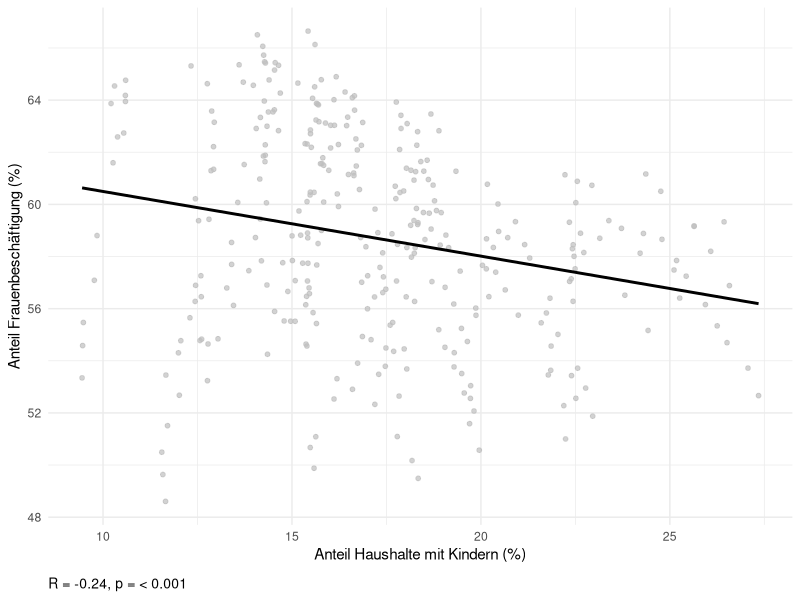

The R script that drew this image: (Note: this script raises an error after producing the figure.)
library(readxl)
library(tidyverse)
library(ggpubr)
library(ggplot2)


export_be <- read_excel("data/raw/export_be.xlsx")
be_sheet <- read_excel("data/raw/export_be.xlsx", sheet = "BEVÖLKERUNG")

export_ar <- read_excel("data/raw/export_ar.xlsx")
ar_sheet <- read_excel("data/raw/export_ar.xlsx", sheet = "ARBEITSMARKT")


all_districts_and_city <- be_sheet %>%
  filter(
    Indikator == "Haushalte mit Kindern",
    Ausprägung == "insgesamt"
  ) %>%
  mutate(
    hmk = 100 * `Basiswert 1` / `Basiswert 2`
  )

Sozialversicherungspflichtig_Beschäftigte_anteil_frau <- ar_sheet %>%
  filter(
    Indikator == "Sozialversicherungspflichtig Beschäftigte - Anteil",
    Ausprägung == "weiblich"
  ) %>%
  mutate(
    anteil = 100 * `Basiswert 1` / `Basiswert 2`
  )


korrelations_daten <- inner_join(
  all_districts_and_city, 
  Sozialversicherungspflichtig_Beschäftigte_anteil_frau, 
  by = c("Raumbezug", "Jahr")
)

korrelations_daten_clean <- korrelations_daten %>%
  filter(Raumbezug != "Stadt München")

test_res <- cor.test(korrelations_daten_clean$hmk, korrelations_daten_clean$anteil)
p_txt <- ifelse(test_res$p.value < 0.001, "< 0.001", round(test_res$p.value, 3))
fussnote_text <- paste0("R = ", round(test_res$estimate, 2), ", p = ", p_txt)

hmk_korr_gesamt_point_sw <- ggplot(korrelations_daten_clean, aes(x = hmk, y = anteil)) +
  geom_point(size = 1.3, color = "grey", alpha = 0.7) +
  geom_smooth(method = "lm", color = "black", se = FALSE, linewidth = 1) +
  labs(
    x = "Anteil Haushalte mit Kindern (%)",
    y = "Anteil Frauenbeschäftigung (%)",
    caption = fussnote_text
  ) +
  theme_minimal() +
  theme(
    plot.caption = element_text(hjust = 0, size = 10, margin = margin(t = 10))
  )

hmk_korr_gesamt_point_sw
saveRDS(hmk_korr_gesamt_point_sw, "results/figures/Haushalt_mit_Kindern/hmk_korr_gesamt_point_sw.rds")

#-----------------------------------------------------------------------
plot_data_final <- korrelations_daten_clean %>%
  group_by(Raumbezug) %>%
  mutate(
    r = cor(hmk, anteil, use = "complete.obs"),
    r_label = sprintf("(R=%.2f)", r),
    Raumbezug_Label = paste(Raumbezug, r_label, sep = " ")
  ) %>%
  ungroup()


hmk_korr_point_line_nach_stadtteile_color<- ggplot(plot_data_final, aes(x = hmk, y = anteil)) +
  geom_smooth(aes(group = Raumbezug_Label), 
              method = "lm", se = FALSE, 
              color = "grey", linewidth = 1.1, alpha = 0.8) +
  geom_point(color = "grey", size = 1.1, alpha = 0.5) +
  geom_smooth(aes(group = 1), method = "lm", color = "black", linewidth = 1.1, se = FALSE) +
  labs(
    x = "Anteil Haushalte mit Kindern (%)",
    y = "Anteil Frauenbeschäftigung (%)"
  ) +
  coord_cartesian(xlim = c(8, 28), ylim = c(48, 68)) +
  theme_minimal() +
  theme(legend.position = "none")


hmk_korr_point_line_nach_stadtteile_color

saveRDS(hmk_korr_point_line_nach_stadtteile_color, "results/figures/Haushalt_mit_Kindern/hmk_korr_point_line_nach_stadtteile_color.rds")


#----------------------------------------------------------------------------
r_werte_check <- korrelations_daten_clean %>%
  group_by(Raumbezug) %>%
  summarise(
    r_wert = cor(hmk, anteil)
  ) %>%
  mutate(
    is_negative = r_wert < 0,
    Raumbezug_Label = paste0(Raumbezug, " (R=", round(r_wert, 2), ")")
  )

plot_data_highlight <- korrelations_daten_clean %>%
  left_join(r_werte_check, by = "Raumbezug")

hmk_simpson_stadtteile_kleiner_0 <- ggplot(plot_data_highlight, aes(x = hmk, y = anteil)) +
  geom_smooth(
    data = subset(plot_data_highlight, is_negative == FALSE),
    aes(group = Raumbezug), 
    method = "lm", 
    se = FALSE, 
    color = "grey85", 
    linewidth = 0.8,
    alpha = 0.5
  ) +
  geom_smooth(
    data = subset(plot_data_highlight, is_negative == TRUE),
    aes(color = Raumbezug_Label, group = Raumbezug), 
    method = "lm", 
    se = FALSE, 
    linewidth = 1.1, 
    alpha = 1
  ) +
  geom_smooth(
    aes(group = 1), 
    method = "lm", 
    color = "black", 
    linewidth = 1.1, 
    se = FALSE
  ) +
  scale_color_manual(values = stadtteil_palette) +
  labs(
    x = "Anteil Haushalte mit Kindern (%)",
    y = "Anteil Frauenbeschäftigung (%)"
  ) +
  coord_cartesian(xlim = c(8, 28), ylim = c(48, 68)) +
  theme_minimal() +
  theme(legend.position = "none")

hmk_simpson_stadtteile_kleiner_0
saveRDS(hmk_simpson_stadtteile_kleiner_0, "results/figures/Haushalt_mit_Kindern/hmk_simpson_stadtteile_kleiner_0.rds")

#------------------------------------------------------------------------------
plot_data_colored <- korrelations_daten_clean %>%
  group_by(Raumbezug) %>%
  mutate(
    r_wert = cor(hmk, anteil),
    trend_richtung = ifelse(r_wert >= 0, "positiv", "negativ")
  ) %>%
  ungroup() 

hmk_simpson_blau_rot <- ggplot(plot_data_colored, aes(x = hmk, y = anteil)) +
  geom_smooth(
    aes(
      color = trend_richtung,  
      group = Raumbezug        
    ), 
    method = "lm", 
    se = FALSE, 
    linewidth = 1.1,    
    alpha = 0.6       
  ) +
  geom_smooth(aes(group = 1), method = "lm", color = "black", linewidth = 1.1, se = FALSE) +
  scale_color_manual(values = c(
    "positiv" = "red",  
    "negativ" = "blue"  
  )) +
  labs(
    title = "Simpson's Paradox",
    subtitle = "Rot = positiver Zusammenhang (R > 0), Blau = negative Zusammenhang (R < 0)",
    x = "Anteil Haushalte mit Kindern (%)",
    y = "Anteil Sozialversicherungspflichtigbeschäftigte Frauen (%)"
  ) +
  coord_cartesian(xlim = c(8, 28), ylim = c(48, 68)) +
  theme_minimal() +
  theme(legend.position = "none")

hmk_simpson_blau_rot
saveRDS(hmk_simpson_blau_rot, "results/figures/Haushalt_mit_Kindern/hmk_simpson_blau_rot.rds")

#---------------------------------------------------------------------------------------------------
#----------------------------------------------------------------------------------
#hmk_korr_ponit_nach_stadtteile_color <- ggplot(korrelations_daten_clean, aes(x = hmk, y = anteil)) +
#geom_point(aes(color = Raumbezug), size = 1.3,alpha = 0.7) +   
#geom_smooth(method = "lm", color = "black", se = FALSE, linewidth = 1) +
#stat_cor(label.x.npc = "left",   label.y.npc = "top",   color = "black",size = 5 ) + 
#coord_cartesian(xlim = c(8, 28), ylim = c(48, 68)) +
#labs(
#title = "Korrelationskoeffizient nach Stadtteilen zwischen Haushalte mit Kindern und Frauenbeschäftigung",
#x = "Anteil Haushalte mit Kindern (%)",
#y = "Anteil Sozialversicherungspflichtigbeschäftigte Frauen (%)",
#color = "Stadtteile" 
#) +
#guides(color = guide_legend(ncol = 1)) + 
#theme_minimal()

#hmk_korr_ponit_nach_stadtteile_color
#saveRDS(hmk_korr_ponit_nach_stadtteile_color, "results/figures/Haushalt_mit_Kindern/hmk_korr_ponit_nach_stadtteile_color.rds")

